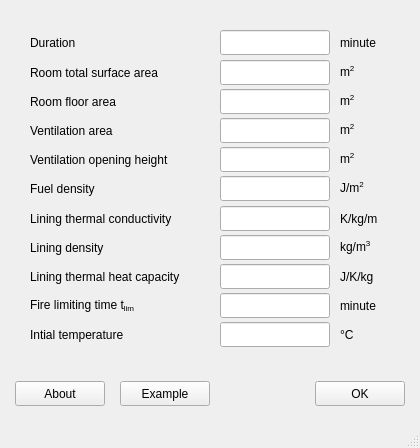
<?xml version="1.0" encoding="UTF-8"?>
<ui version="4.0">
 <class>MainWindow</class>
 <widget class="QMainWindow" name="MainWindow">
  <property name="geometry">
   <rect>
    <x>0</x>
    <y>0</y>
    <width>420</width>
    <height>448</height>
   </rect>
  </property>
  <property name="minimumSize">
   <size>
    <width>90</width>
    <height>25</height>
   </size>
  </property>
  <property name="windowTitle">
   <string>MainWindow</string>
  </property>
  <widget class="QWidget" name="centralwidget">
   <layout class="QVBoxLayout" name="verticalLayout">
    <property name="spacing">
     <number>15</number>
    </property>
    <property name="leftMargin">
     <number>15</number>
    </property>
    <property name="topMargin">
     <number>15</number>
    </property>
    <property name="rightMargin">
     <number>15</number>
    </property>
    <property name="bottomMargin">
     <number>15</number>
    </property>
    <item>
     <widget class="QFrame" name="frame_userio">
      <property name="sizePolicy">
       <sizepolicy hsizetype="Fixed" vsizetype="Minimum">
        <horstretch>0</horstretch>
        <verstretch>0</verstretch>
       </sizepolicy>
      </property>
      <property name="minimumSize">
       <size>
        <width>390</width>
        <height>0</height>
       </size>
      </property>
      <property name="maximumSize">
       <size>
        <width>390</width>
        <height>16777215</height>
       </size>
      </property>
      <layout class="QGridLayout" name="gridLayout">
       <property name="leftMargin">
        <number>15</number>
       </property>
       <property name="topMargin">
        <number>15</number>
       </property>
       <property name="rightMargin">
        <number>15</number>
       </property>
       <property name="bottomMargin">
        <number>15</number>
       </property>
       <property name="horizontalSpacing">
        <number>10</number>
       </property>
       <property name="verticalSpacing">
        <number>5</number>
       </property>
       <item row="2" column="1">
        <widget class="QLineEdit" name="lineEdit_in_room_floor_area">
         <property name="sizePolicy">
          <sizepolicy hsizetype="Minimum" vsizetype="Fixed">
           <horstretch>0</horstretch>
           <verstretch>0</verstretch>
          </sizepolicy>
         </property>
         <property name="minimumSize">
          <size>
           <width>50</width>
           <height>25</height>
          </size>
         </property>
         <property name="maximumSize">
          <size>
           <width>16777215</width>
           <height>25</height>
          </size>
         </property>
        </widget>
       </item>
       <item row="10" column="2">
        <widget class="QLabel" name="label_10">
         <property name="sizePolicy">
          <sizepolicy hsizetype="Fixed" vsizetype="Preferred">
           <horstretch>0</horstretch>
           <verstretch>0</verstretch>
          </sizepolicy>
         </property>
         <property name="minimumSize">
          <size>
           <width>50</width>
           <height>25</height>
          </size>
         </property>
         <property name="maximumSize">
          <size>
           <width>50</width>
           <height>25</height>
          </size>
         </property>
         <property name="text">
          <string>°C</string>
         </property>
        </widget>
       </item>
       <item row="9" column="1">
        <widget class="QLineEdit" name="lineEdit_in_fire_limiting_time">
         <property name="sizePolicy">
          <sizepolicy hsizetype="Minimum" vsizetype="Fixed">
           <horstretch>0</horstretch>
           <verstretch>0</verstretch>
          </sizepolicy>
         </property>
         <property name="minimumSize">
          <size>
           <width>50</width>
           <height>25</height>
          </size>
         </property>
         <property name="maximumSize">
          <size>
           <width>16777215</width>
           <height>25</height>
          </size>
         </property>
        </widget>
       </item>
       <item row="4" column="1">
        <widget class="QLineEdit" name="lineEdit_in_ventilation_opening_height">
         <property name="sizePolicy">
          <sizepolicy hsizetype="Minimum" vsizetype="Fixed">
           <horstretch>0</horstretch>
           <verstretch>0</verstretch>
          </sizepolicy>
         </property>
         <property name="minimumSize">
          <size>
           <width>50</width>
           <height>25</height>
          </size>
         </property>
         <property name="maximumSize">
          <size>
           <width>16777215</width>
           <height>25</height>
          </size>
         </property>
        </widget>
       </item>
       <item row="3" column="1">
        <widget class="QLineEdit" name="lineEdit_in_ventilation_area">
         <property name="sizePolicy">
          <sizepolicy hsizetype="Minimum" vsizetype="Fixed">
           <horstretch>0</horstretch>
           <verstretch>0</verstretch>
          </sizepolicy>
         </property>
         <property name="minimumSize">
          <size>
           <width>50</width>
           <height>25</height>
          </size>
         </property>
         <property name="maximumSize">
          <size>
           <width>16777215</width>
           <height>25</height>
          </size>
         </property>
        </widget>
       </item>
       <item row="8" column="2">
        <widget class="QLabel" name="label_8">
         <property name="sizePolicy">
          <sizepolicy hsizetype="Fixed" vsizetype="Preferred">
           <horstretch>0</horstretch>
           <verstretch>0</verstretch>
          </sizepolicy>
         </property>
         <property name="minimumSize">
          <size>
           <width>50</width>
           <height>25</height>
          </size>
         </property>
         <property name="maximumSize">
          <size>
           <width>50</width>
           <height>25</height>
          </size>
         </property>
         <property name="text">
          <string>J/K/kg</string>
         </property>
        </widget>
       </item>
       <item row="5" column="2">
        <widget class="QLabel" name="label_6">
         <property name="sizePolicy">
          <sizepolicy hsizetype="Fixed" vsizetype="Preferred">
           <horstretch>0</horstretch>
           <verstretch>0</verstretch>
          </sizepolicy>
         </property>
         <property name="minimumSize">
          <size>
           <width>50</width>
           <height>25</height>
          </size>
         </property>
         <property name="maximumSize">
          <size>
           <width>50</width>
           <height>25</height>
          </size>
         </property>
         <property name="text">
          <string>&lt;html&gt;&lt;head/&gt;&lt;body&gt;&lt;p&gt;J/m&lt;span style=&quot; vertical-align:super;&quot;&gt;2&lt;/span&gt;&lt;/p&gt;&lt;/body&gt;&lt;/html&gt;</string>
         </property>
        </widget>
       </item>
       <item row="1" column="2">
        <widget class="QLabel" name="label_2">
         <property name="sizePolicy">
          <sizepolicy hsizetype="Fixed" vsizetype="Preferred">
           <horstretch>0</horstretch>
           <verstretch>0</verstretch>
          </sizepolicy>
         </property>
         <property name="minimumSize">
          <size>
           <width>50</width>
           <height>25</height>
          </size>
         </property>
         <property name="maximumSize">
          <size>
           <width>50</width>
           <height>25</height>
          </size>
         </property>
         <property name="text">
          <string>m&lt;sup&gt;2&lt;/sup&gt;</string>
         </property>
        </widget>
       </item>
       <item row="3" column="2">
        <widget class="QLabel" name="label_4">
         <property name="sizePolicy">
          <sizepolicy hsizetype="Fixed" vsizetype="Preferred">
           <horstretch>0</horstretch>
           <verstretch>0</verstretch>
          </sizepolicy>
         </property>
         <property name="minimumSize">
          <size>
           <width>50</width>
           <height>25</height>
          </size>
         </property>
         <property name="maximumSize">
          <size>
           <width>50</width>
           <height>25</height>
          </size>
         </property>
         <property name="text">
          <string>m&lt;sup&gt;2&lt;/sup&gt;</string>
         </property>
        </widget>
       </item>
       <item row="3" column="0">
        <widget class="QLabel" name="label_in_ventilation_area">
         <property name="sizePolicy">
          <sizepolicy hsizetype="Minimum" vsizetype="Preferred">
           <horstretch>0</horstretch>
           <verstretch>0</verstretch>
          </sizepolicy>
         </property>
         <property name="minimumSize">
          <size>
           <width>180</width>
           <height>25</height>
          </size>
         </property>
         <property name="maximumSize">
          <size>
           <width>16777215</width>
           <height>25</height>
          </size>
         </property>
         <property name="text">
          <string>Ventilation area</string>
         </property>
        </widget>
       </item>
       <item row="4" column="2">
        <widget class="QLabel" name="label_5">
         <property name="sizePolicy">
          <sizepolicy hsizetype="Fixed" vsizetype="Preferred">
           <horstretch>0</horstretch>
           <verstretch>0</verstretch>
          </sizepolicy>
         </property>
         <property name="minimumSize">
          <size>
           <width>50</width>
           <height>25</height>
          </size>
         </property>
         <property name="maximumSize">
          <size>
           <width>50</width>
           <height>25</height>
          </size>
         </property>
         <property name="text">
          <string>m&lt;sup&gt;2&lt;/sup&gt;</string>
         </property>
        </widget>
       </item>
       <item row="5" column="0">
        <widget class="QLabel" name="label_in_fuel_density">
         <property name="sizePolicy">
          <sizepolicy hsizetype="Minimum" vsizetype="Preferred">
           <horstretch>0</horstretch>
           <verstretch>0</verstretch>
          </sizepolicy>
         </property>
         <property name="minimumSize">
          <size>
           <width>180</width>
           <height>25</height>
          </size>
         </property>
         <property name="maximumSize">
          <size>
           <width>16777215</width>
           <height>25</height>
          </size>
         </property>
         <property name="text">
          <string>Fuel density</string>
         </property>
        </widget>
       </item>
       <item row="0" column="0">
        <widget class="QLabel" name="label_in_duration">
         <property name="sizePolicy">
          <sizepolicy hsizetype="Minimum" vsizetype="Preferred">
           <horstretch>0</horstretch>
           <verstretch>0</verstretch>
          </sizepolicy>
         </property>
         <property name="minimumSize">
          <size>
           <width>180</width>
           <height>25</height>
          </size>
         </property>
         <property name="maximumSize">
          <size>
           <width>16777215</width>
           <height>25</height>
          </size>
         </property>
         <property name="text">
          <string>Duration</string>
         </property>
        </widget>
       </item>
       <item row="5" column="1">
        <widget class="QLineEdit" name="lineEdit_in_fuel_density">
         <property name="sizePolicy">
          <sizepolicy hsizetype="Minimum" vsizetype="Fixed">
           <horstretch>0</horstretch>
           <verstretch>0</verstretch>
          </sizepolicy>
         </property>
         <property name="minimumSize">
          <size>
           <width>50</width>
           <height>25</height>
          </size>
         </property>
         <property name="maximumSize">
          <size>
           <width>16777215</width>
           <height>25</height>
          </size>
         </property>
        </widget>
       </item>
       <item row="8" column="1">
        <widget class="QLineEdit" name="lineEdit_in_lining_thermal_heat_capacity">
         <property name="sizePolicy">
          <sizepolicy hsizetype="Minimum" vsizetype="Fixed">
           <horstretch>0</horstretch>
           <verstretch>0</verstretch>
          </sizepolicy>
         </property>
         <property name="minimumSize">
          <size>
           <width>50</width>
           <height>25</height>
          </size>
         </property>
         <property name="maximumSize">
          <size>
           <width>16777215</width>
           <height>25</height>
          </size>
         </property>
        </widget>
       </item>
       <item row="1" column="1">
        <widget class="QLineEdit" name="lineEdit_in_room_total_surface_area">
         <property name="sizePolicy">
          <sizepolicy hsizetype="Minimum" vsizetype="Fixed">
           <horstretch>0</horstretch>
           <verstretch>0</verstretch>
          </sizepolicy>
         </property>
         <property name="minimumSize">
          <size>
           <width>50</width>
           <height>25</height>
          </size>
         </property>
         <property name="maximumSize">
          <size>
           <width>16777215</width>
           <height>25</height>
          </size>
         </property>
        </widget>
       </item>
       <item row="6" column="2">
        <widget class="QLabel" name="label_7">
         <property name="sizePolicy">
          <sizepolicy hsizetype="Fixed" vsizetype="Preferred">
           <horstretch>0</horstretch>
           <verstretch>0</verstretch>
          </sizepolicy>
         </property>
         <property name="minimumSize">
          <size>
           <width>50</width>
           <height>25</height>
          </size>
         </property>
         <property name="maximumSize">
          <size>
           <width>50</width>
           <height>25</height>
          </size>
         </property>
         <property name="text">
          <string>K/kg/m</string>
         </property>
        </widget>
       </item>
       <item row="4" column="0">
        <widget class="QLabel" name="label_in_ventilation_opening_height">
         <property name="sizePolicy">
          <sizepolicy hsizetype="Minimum" vsizetype="Preferred">
           <horstretch>0</horstretch>
           <verstretch>0</verstretch>
          </sizepolicy>
         </property>
         <property name="minimumSize">
          <size>
           <width>180</width>
           <height>25</height>
          </size>
         </property>
         <property name="maximumSize">
          <size>
           <width>16777215</width>
           <height>25</height>
          </size>
         </property>
         <property name="text">
          <string>Ventilation opening height</string>
         </property>
        </widget>
       </item>
       <item row="2" column="2">
        <widget class="QLabel" name="label_3">
         <property name="sizePolicy">
          <sizepolicy hsizetype="Fixed" vsizetype="Preferred">
           <horstretch>0</horstretch>
           <verstretch>0</verstretch>
          </sizepolicy>
         </property>
         <property name="minimumSize">
          <size>
           <width>50</width>
           <height>25</height>
          </size>
         </property>
         <property name="maximumSize">
          <size>
           <width>50</width>
           <height>25</height>
          </size>
         </property>
         <property name="text">
          <string>m&lt;sup&gt;2&lt;/sup&gt;</string>
         </property>
        </widget>
       </item>
       <item row="6" column="1">
        <widget class="QLineEdit" name="lineEdit_in_lining_thermal_conductivity">
         <property name="sizePolicy">
          <sizepolicy hsizetype="Minimum" vsizetype="Fixed">
           <horstretch>0</horstretch>
           <verstretch>0</verstretch>
          </sizepolicy>
         </property>
         <property name="minimumSize">
          <size>
           <width>50</width>
           <height>25</height>
          </size>
         </property>
         <property name="maximumSize">
          <size>
           <width>16777215</width>
           <height>25</height>
          </size>
         </property>
        </widget>
       </item>
       <item row="1" column="0">
        <widget class="QLabel" name="label_in_room_total_surface_area">
         <property name="sizePolicy">
          <sizepolicy hsizetype="Minimum" vsizetype="Preferred">
           <horstretch>0</horstretch>
           <verstretch>0</verstretch>
          </sizepolicy>
         </property>
         <property name="minimumSize">
          <size>
           <width>180</width>
           <height>25</height>
          </size>
         </property>
         <property name="maximumSize">
          <size>
           <width>16777215</width>
           <height>25</height>
          </size>
         </property>
         <property name="text">
          <string>Room total surface area</string>
         </property>
        </widget>
       </item>
       <item row="10" column="1">
        <widget class="QLineEdit" name="lineEdit_in_initial_temperature">
         <property name="sizePolicy">
          <sizepolicy hsizetype="Minimum" vsizetype="Fixed">
           <horstretch>0</horstretch>
           <verstretch>0</verstretch>
          </sizepolicy>
         </property>
         <property name="minimumSize">
          <size>
           <width>50</width>
           <height>25</height>
          </size>
         </property>
         <property name="maximumSize">
          <size>
           <width>16777215</width>
           <height>25</height>
          </size>
         </property>
        </widget>
       </item>
       <item row="0" column="1">
        <widget class="QLineEdit" name="lineEdit_in_duration">
         <property name="sizePolicy">
          <sizepolicy hsizetype="Minimum" vsizetype="Fixed">
           <horstretch>0</horstretch>
           <verstretch>0</verstretch>
          </sizepolicy>
         </property>
         <property name="minimumSize">
          <size>
           <width>50</width>
           <height>25</height>
          </size>
         </property>
         <property name="maximumSize">
          <size>
           <width>16777215</width>
           <height>25</height>
          </size>
         </property>
        </widget>
       </item>
       <item row="8" column="0">
        <widget class="QLabel" name="label_in_lining_thermal_heat_capacity">
         <property name="sizePolicy">
          <sizepolicy hsizetype="Minimum" vsizetype="Preferred">
           <horstretch>0</horstretch>
           <verstretch>0</verstretch>
          </sizepolicy>
         </property>
         <property name="minimumSize">
          <size>
           <width>180</width>
           <height>25</height>
          </size>
         </property>
         <property name="maximumSize">
          <size>
           <width>16777215</width>
           <height>25</height>
          </size>
         </property>
         <property name="text">
          <string>Lining thermal heat capacity</string>
         </property>
        </widget>
       </item>
       <item row="0" column="2">
        <widget class="QLabel" name="label">
         <property name="sizePolicy">
          <sizepolicy hsizetype="Fixed" vsizetype="Preferred">
           <horstretch>0</horstretch>
           <verstretch>0</verstretch>
          </sizepolicy>
         </property>
         <property name="minimumSize">
          <size>
           <width>50</width>
           <height>25</height>
          </size>
         </property>
         <property name="maximumSize">
          <size>
           <width>50</width>
           <height>25</height>
          </size>
         </property>
         <property name="text">
          <string>minute</string>
         </property>
        </widget>
       </item>
       <item row="9" column="2">
        <widget class="QLabel" name="label_9">
         <property name="sizePolicy">
          <sizepolicy hsizetype="Fixed" vsizetype="Preferred">
           <horstretch>0</horstretch>
           <verstretch>0</verstretch>
          </sizepolicy>
         </property>
         <property name="minimumSize">
          <size>
           <width>50</width>
           <height>25</height>
          </size>
         </property>
         <property name="maximumSize">
          <size>
           <width>50</width>
           <height>25</height>
          </size>
         </property>
         <property name="text">
          <string>minute</string>
         </property>
        </widget>
       </item>
       <item row="6" column="0">
        <widget class="QLabel" name="label_in_lining_thermal_conductivity">
         <property name="sizePolicy">
          <sizepolicy hsizetype="Minimum" vsizetype="Preferred">
           <horstretch>0</horstretch>
           <verstretch>0</verstretch>
          </sizepolicy>
         </property>
         <property name="minimumSize">
          <size>
           <width>180</width>
           <height>25</height>
          </size>
         </property>
         <property name="maximumSize">
          <size>
           <width>16777215</width>
           <height>25</height>
          </size>
         </property>
         <property name="text">
          <string>Lining thermal conductivity</string>
         </property>
        </widget>
       </item>
       <item row="9" column="0">
        <widget class="QLabel" name="label_in_fire_limiting_time">
         <property name="sizePolicy">
          <sizepolicy hsizetype="Minimum" vsizetype="Preferred">
           <horstretch>0</horstretch>
           <verstretch>0</verstretch>
          </sizepolicy>
         </property>
         <property name="minimumSize">
          <size>
           <width>180</width>
           <height>25</height>
          </size>
         </property>
         <property name="maximumSize">
          <size>
           <width>16777215</width>
           <height>25</height>
          </size>
         </property>
         <property name="text">
          <string>Fire limiting time t&lt;sub&gt;lim&lt;/sub&gt;</string>
         </property>
        </widget>
       </item>
       <item row="10" column="0">
        <widget class="QLabel" name="label_in_initial_temperature">
         <property name="sizePolicy">
          <sizepolicy hsizetype="Minimum" vsizetype="Preferred">
           <horstretch>0</horstretch>
           <verstretch>0</verstretch>
          </sizepolicy>
         </property>
         <property name="minimumSize">
          <size>
           <width>180</width>
           <height>25</height>
          </size>
         </property>
         <property name="maximumSize">
          <size>
           <width>16777215</width>
           <height>25</height>
          </size>
         </property>
         <property name="text">
          <string>Intial temperature</string>
         </property>
        </widget>
       </item>
       <item row="2" column="0">
        <widget class="QLabel" name="label_in_room_floor_area">
         <property name="sizePolicy">
          <sizepolicy hsizetype="Minimum" vsizetype="Preferred">
           <horstretch>0</horstretch>
           <verstretch>0</verstretch>
          </sizepolicy>
         </property>
         <property name="minimumSize">
          <size>
           <width>180</width>
           <height>25</height>
          </size>
         </property>
         <property name="maximumSize">
          <size>
           <width>16777215</width>
           <height>25</height>
          </size>
         </property>
         <property name="text">
          <string>Room floor area</string>
         </property>
        </widget>
       </item>
       <item row="7" column="0">
        <widget class="QLabel" name="label_in_lining_density">
         <property name="sizePolicy">
          <sizepolicy hsizetype="Minimum" vsizetype="Fixed">
           <horstretch>0</horstretch>
           <verstretch>0</verstretch>
          </sizepolicy>
         </property>
         <property name="minimumSize">
          <size>
           <width>180</width>
           <height>25</height>
          </size>
         </property>
         <property name="maximumSize">
          <size>
           <width>16777215</width>
           <height>25</height>
          </size>
         </property>
         <property name="text">
          <string>Lining density</string>
         </property>
        </widget>
       </item>
       <item row="7" column="1">
        <widget class="QLineEdit" name="lineEdit_in_lining_density">
         <property name="sizePolicy">
          <sizepolicy hsizetype="Minimum" vsizetype="Fixed">
           <horstretch>0</horstretch>
           <verstretch>0</verstretch>
          </sizepolicy>
         </property>
         <property name="minimumSize">
          <size>
           <width>50</width>
           <height>25</height>
          </size>
         </property>
         <property name="maximumSize">
          <size>
           <width>16777215</width>
           <height>25</height>
          </size>
         </property>
        </widget>
       </item>
       <item row="7" column="2">
        <widget class="QLabel" name="label_in_lining_density_unit">
         <property name="sizePolicy">
          <sizepolicy hsizetype="Minimum" vsizetype="Fixed">
           <horstretch>0</horstretch>
           <verstretch>0</verstretch>
          </sizepolicy>
         </property>
         <property name="minimumSize">
          <size>
           <width>50</width>
           <height>25</height>
          </size>
         </property>
         <property name="maximumSize">
          <size>
           <width>16777215</width>
           <height>25</height>
          </size>
         </property>
         <property name="text">
          <string>kg/m&lt;sup&gt;3&lt;/sup&gt;</string>
         </property>
        </widget>
       </item>
      </layout>
     </widget>
    </item>
    <item>
     <widget class="QWidget" name="widget_bottom" native="true">
      <layout class="QHBoxLayout" name="horizontalLayout">
       <property name="spacing">
        <number>0</number>
       </property>
       <property name="leftMargin">
        <number>0</number>
       </property>
       <property name="topMargin">
        <number>5</number>
       </property>
       <property name="rightMargin">
        <number>0</number>
       </property>
       <property name="bottomMargin">
        <number>5</number>
       </property>
       <item>
        <widget class="QPushButton" name="pushButton_about">
         <property name="minimumSize">
          <size>
           <width>90</width>
           <height>25</height>
          </size>
         </property>
         <property name="maximumSize">
          <size>
           <width>16777215</width>
           <height>25</height>
          </size>
         </property>
         <property name="text">
          <string>About</string>
         </property>
        </widget>
       </item>
       <item>
        <spacer name="horizontalSpacer_2">
         <property name="orientation">
          <enum>Qt::Horizontal</enum>
         </property>
         <property name="sizeType">
          <enum>QSizePolicy::Fixed</enum>
         </property>
         <property name="sizeHint" stdset="0">
          <size>
           <width>15</width>
           <height>20</height>
          </size>
         </property>
        </spacer>
       </item>
       <item>
        <widget class="QPushButton" name="pushButton_example">
         <property name="minimumSize">
          <size>
           <width>90</width>
           <height>25</height>
          </size>
         </property>
         <property name="maximumSize">
          <size>
           <width>16777215</width>
           <height>25</height>
          </size>
         </property>
         <property name="text">
          <string>Example</string>
         </property>
        </widget>
       </item>
       <item>
        <spacer name="horizontalSpacer">
         <property name="orientation">
          <enum>Qt::Horizontal</enum>
         </property>
         <property name="sizeHint" stdset="0">
          <size>
           <width>40</width>
           <height>20</height>
          </size>
         </property>
        </spacer>
       </item>
       <item>
        <widget class="QPushButton" name="pushButton_ok">
         <property name="minimumSize">
          <size>
           <width>90</width>
           <height>25</height>
          </size>
         </property>
         <property name="maximumSize">
          <size>
           <width>16777215</width>
           <height>25</height>
          </size>
         </property>
         <property name="text">
          <string>OK</string>
         </property>
        </widget>
       </item>
      </layout>
     </widget>
    </item>
   </layout>
  </widget>
  <widget class="QMenuBar" name="menubar">
   <property name="geometry">
    <rect>
     <x>0</x>
     <y>0</y>
     <width>420</width>
     <height>22</height>
    </rect>
   </property>
  </widget>
  <widget class="QStatusBar" name="statusbar"/>
 </widget>
 <tabstops>
  <tabstop>lineEdit_in_duration</tabstop>
  <tabstop>lineEdit_in_room_total_surface_area</tabstop>
  <tabstop>lineEdit_in_room_floor_area</tabstop>
  <tabstop>lineEdit_in_ventilation_area</tabstop>
  <tabstop>lineEdit_in_ventilation_opening_height</tabstop>
  <tabstop>lineEdit_in_fuel_density</tabstop>
  <tabstop>lineEdit_in_lining_thermal_conductivity</tabstop>
  <tabstop>lineEdit_in_lining_density</tabstop>
  <tabstop>lineEdit_in_lining_thermal_heat_capacity</tabstop>
  <tabstop>lineEdit_in_fire_limiting_time</tabstop>
  <tabstop>lineEdit_in_initial_temperature</tabstop>
  <tabstop>pushButton_ok</tabstop>
  <tabstop>pushButton_about</tabstop>
  <tabstop>pushButton_example</tabstop>
 </tabstops>
 <resources/>
 <connections/>
</ui>
